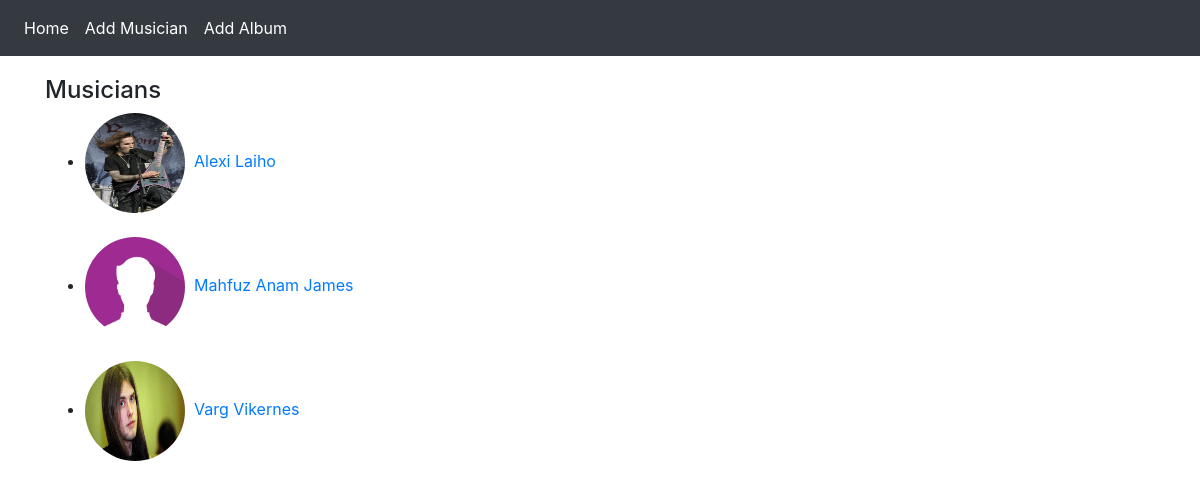
The page / on the database its author committed.
### Music/models.py (models this page shows, shortened)
class Musician(models.Model):
    first_name = models.CharField("Name Of First", max_length=50)
    last_name = models.CharField(max_length=50)
    instrument = models.CharField(max_length=100)
    profile_pic = models.ImageField(upload_to='profile_pics', blank=True)

### Music/views.py (the view)
# urls.py: path('', views.index, name='index'),
def index(request):
    musician_list = Musician.objects.order_by('first_name')
    diction = {'title': 'Home Page', 'musician_list': musician_list}
    return render(request, 'Music/index.html', context=diction)

### templates/Music/index.html
{% extends 'Music/base.html' %}
{% block body_block %}
<h4>Musicians</h4>
<ul>
  {% if musician_list %}
  {% for musician in musician_list %}
  {% if musician.profile_pic %}
  <li><img src="/media/{{musician.profile_pic}}" width="100px" height="100px" class="rounded-circle"> &nbsp;<a href="{% url 'Music:album_list' artist_id=musician.id %}">{{musician.first_name}} {{musician.last_name}}</a></li> <br>
  {% else %}
  <li> <img src="/media/profile_pics/default_pic.PNG" width="100px" height="100px" class="rounded-circle">&nbsp; <a href="{% url 'Music:album_list' artist_id=musician.id %}">{{musician.first_name}} {{musician.last_name}}</a></li> <br>
  {% endif %}
  {% endfor %}
  {% else %}
  <h4>No Musician in the list</h4>
  {% endif %}
</ul>
{% endblock %}

### rows shown on the page
Musician: profile_pic (picture), first_name "Alexi", last_name "Laiho"
Musician: first_name "Mahfuz Anam", last_name "James"
Musician: profile_pic (picture), first_name "Varg", last_name "Vikernes"
